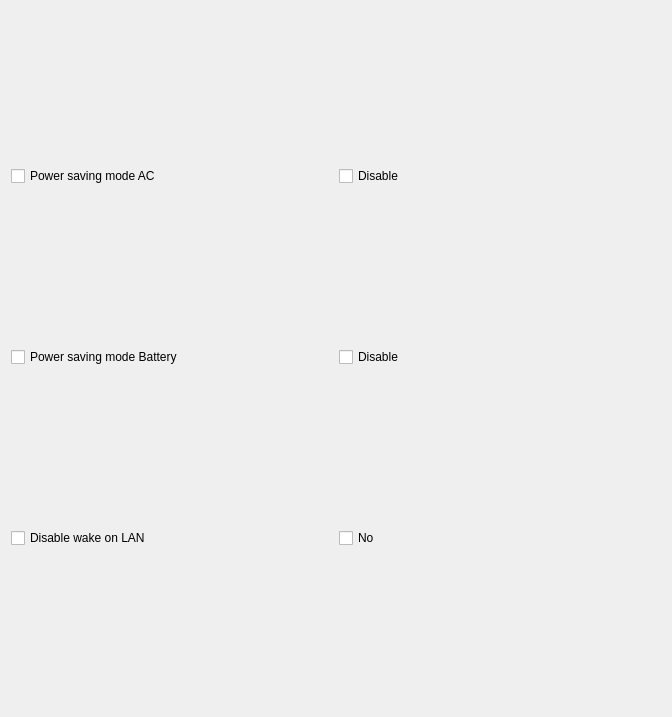
          <widget class="QWidget" name="scrollAreaWidgetContents_6">
           <property name="geometry">
            <rect>
             <x>0</x>
             <y>0</y>
             <width>672</width>
             <height>717</height>
            </rect>
           </property>
           <layout class="QVBoxLayout" name="verticalLayout_13">
            <item>
             <layout class="QHBoxLayout" name="horizontalLayout_29">
              <item>
               <widget class="QCheckBox" name="checkBox_38">
                <property name="text">
                 <string>Power saving mode AC</string>
                </property>
               </widget>
              </item>
              <item>
               <widget class="QCheckBox" name="checkBox_39">
                <property name="text">
                 <string>Disable</string>
                </property>
               </widget>
              </item>
             </layout>
            </item>
            <item>
             <layout class="QHBoxLayout" name="horizontalLayout_36">
              <item>
               <widget class="QCheckBox" name="checkBox_40">
                <property name="text">
                 <string>Power saving mode Battery</string>
                </property>
               </widget>
              </item>
              <item>
               <widget class="QCheckBox" name="checkBox_41">
                <property name="text">
                 <string>Disable</string>
                </property>
               </widget>
              </item>
             </layout>
            </item>
            <item>
             <layout class="QHBoxLayout" name="horizontalLayout_37">
              <item>
               <widget class="QCheckBox" name="checkBox_42">
                <property name="text">
                 <string>Disable wake on LAN</string>
                </property>
               </widget>
              </item>
              <item>
               <widget class="QCheckBox" name="checkBox_43">
                <property name="text">
                 <string>No</string>
                </property>
               </widget>
              </item>
             </layout>
            </item>
           </layout>
          </widget>
